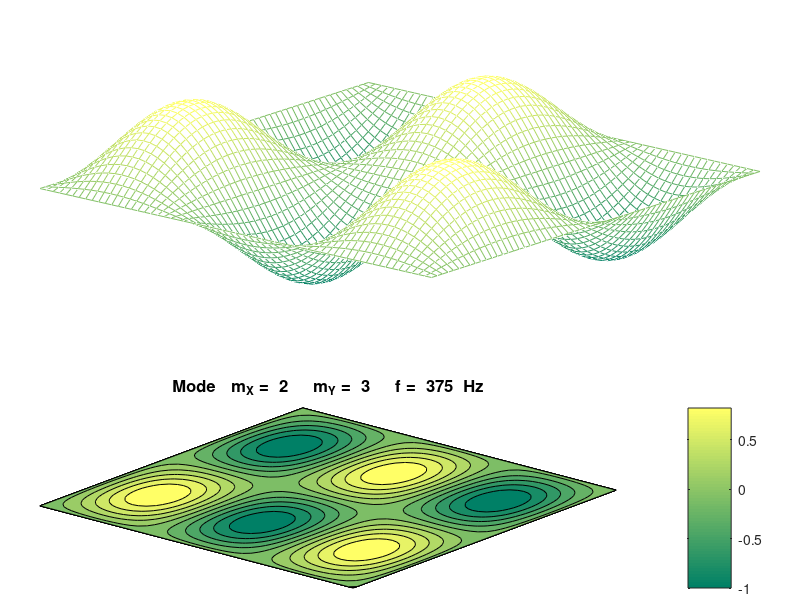

The MATLAB script that drew this image: (Note: this script raises an error after producing the figure.)
% wm_Helmholtz2D.m

% Helmholtz Equation: Solving the eigenvalue problem
%                     for transverse standing waves on a square membrane

% Ian Cooper
% School of Physics, University of Sydney
% DOING PHYSICS WITH MATLAB: www.physics.usyd.edu.au/teach_res/mp/mphome.htm
% Documentation: www.physics.usyd.edu.au/teach_res/mp/doc/wm_Helmholtz2D.htm
% Mscripts: www.physics.usyd.edu.au/teach_res/mp/mscripts
% Matlab 2018b  181104

close all
clear 
clc
tic

% INPUTS  =============================================================

% Mode number for graphical outputs  
mX = 2; mY = 3;
% Number of grid points
N = 59;
% Number of time steps
nT = 100;
% Length of rod [m]
LX = 1; LY = 2;
% speed of transverse wave along rod [m/s]
v = 300;


% =====================================================================
%  ANIMATED GIF:   flagS = 0 (not saved)  / flagS = 1 (save)
   flagS = 1;
%  Enter file name
     ag_name = 'ag_A.gif';
%  Delay in seconds before displaying the next image  
    delay = 0.1;  
%  Frame counter start
    nt = 1;


% CALCULATIONS  ======================================================
% Spatial domian  [m]
  x = (0:N+1).*(LX/(N+1));
  y = (0:N+1).*(LY/(N+1));
  
% Eigenvalue Matrix A: eigenfunctions (eignFN) / eigenvalues (eignV) 
  off = ones(N-1,1);
  A = 2*eye(N) - diag(off,1) - diag(off,-1);

  [eignFN, eignV] = eig(A);
  
% Spatial Wavefunction  US
  USX = zeros(N+2,1);
  USX(2:N+1) = eignFN(:,mX);
  USX = USX ./max(USX);

  USY = zeros(N+2,1);
  USY(2:N+1) = eignFN(:,mY);
  USY = USY ./max(USY);
  
  USXX = meshgrid(USX);
  USYY = meshgrid(USY)';
  
  USS = USXX.*USYY;
  
% Time dependent wavefunction UT
  % propagation constant  [1/m]
    kX = sqrt(eignV(mX,mX)) .* (N+1)/LX;
    kY = sqrt(eignV(mY,mY)) .* (N+1)/LY;
    k = sqrt(kX^2 + kY^2);
  % angular frequency  [rad/s]
    w = v*k;
  % period  [s]
    T = 2*pi/w;
  % frequency  [Hz]
    f = 1/T;
  % time  [s]
    t = linspace(0,1*T,nT);
  % wavelength [m]
    lambda = 2*pi/k;
 % time dependent wavefunction   
    UT = cos(w.*t);   
  
  
% GRAPHICS  ==========================================================
 figure(1)
  FS = 12;
  pos = [0.05 0.05 0.40 0.4];
  set(gcf,'Units','normalized');
  set(gcf,'Position',pos);
  set(gcf,'color','w');
 
for cc = 1:nT
  subplot('Position', [0.05 0.4 0.9 0.6])
    mesh(x,x,USS.*UT(cc))
    shading interp 
    colormap(summer)
    view(-50,40)
    zlim([-1.1 1.1])
    axis off
  
  subplot('Position', [0.05 0.02 0.9 0.3])
    zP = USS.*UT(cc); zP(1,1) = -1; zP(N,N);
    contourf(x,y,zP)
    shading interp 
    colormap(summer)
    view(-50,90)
    zlim([-1.1 1.1])
    axis off
    h = colorbar('limits',[-1 1]);
    tm1 = 'Mode   m_X =  ';
    tm2 = num2str(mX,'%3.0f     m_Y =     \n'); 
    tm3 = '  ';
    tm4 = num2str(mY,'%5.0f \n');
    tm5 = '     f =  ';
    tm6 = num2str(f,'%5.0f  Hz \n');
    tm = [tm1 tm2 tm3 tm4 tm5 tm6];
    title(tm,'fontsize',FS)
    
          
    if flagS == 1
       frame = getframe(1);
       im = frame2im(frame);
       [imind,cm] = rgb2ind(im,256);
       %  On the first loop, create the file. In subsequent loops, append.
       if nt == 1
         imwrite(imind,cm,ag_name,'gif','DelayTime',delay,'loopcount',inf);
       else
         imwrite(imind,cm,ag_name,'gif','DelayTime',delay,'writemode','append');
       end
       nt = nt+1;
   end
    
   pause(0.1)
end

figure(2)
  FS = 12;
  pos = [0.6 0.05 0.3 0.2];
  set(gcf,'Units','normalized');
  set(gcf,'Position',pos);
  set(gcf,'color','w');

  xP = x;  yP = USX;
    plot(xP,yP,'b','linewidth',2);
  hold on
  xP = y;  yP = USY;
    plot(xP,yP,'r','linewidth',2);
  grid on
  set(gca,'fontsize',FS)
  xlabel('position along X & Y axes')
  ylabel('wavefunctions')
  legend('X','Y','location','southeast')
  
    tm1 = 'Mode   m_X =  ';
    tm2 = num2str(mX,'%3.0f     m_Y =     \n'); 
    tm3 = '  ';
    tm4 = num2str(mY,'%5.0f \n');
    tm5 = '     f =  ';
    tm6 = num2str(f,'%5.0f  Hz \n');
    tm = [tm1 tm2 tm3 tm4 tm5 tm6];
    title(tm,'fontsize',FS)
  
toc
